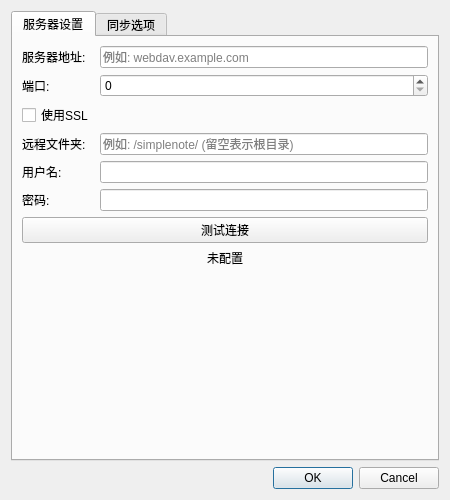
<?xml version="1.0" encoding="UTF-8"?>
<ui version="4.0">
 <class>WebDAVConfigDialog</class>
 <widget class="QDialog" name="WebDAVConfigDialog">
  <property name="geometry">
   <rect>
    <x>0</x>
    <y>0</y>
    <width>450</width>
    <height>500</height>
   </rect>
  </property>
  <property name="windowTitle">
   <string>WebDAV云同步配置</string>
  </property>
  <layout class="QVBoxLayout" name="verticalLayout">
   <item>
    <widget class="QTabWidget" name="tabWidget">
     <property name="currentIndex">
      <number>0</number>
     </property>
     <widget class="QWidget" name="tabServer">
      <attribute name="title">
       <string>服务器设置</string>
      </attribute>
      <layout class="QFormLayout" name="formLayout">
       <item row="0" column="0">
        <widget class="QLabel" name="label">
         <property name="text">
          <string>服务器地址:</string>
         </property>
        </widget>
       </item>
       <item row="0" column="1">
        <widget class="QLineEdit" name="serverUrlEdit">
         <property name="placeholderText">
          <string>例如: webdav.example.com</string>
         </property>
        </widget>
       </item>
       <item row="1" column="0">
        <widget class="QLabel" name="label_2">
         <property name="text">
          <string>端口:</string>
         </property>
        </widget>
       </item>
       <item row="1" column="1">
        <widget class="QSpinBox" name="portSpinBox">
         <property name="minimum">
          <number>0</number>
         </property>
         <property name="maximum">
          <number>65535</number>
         </property>
         <property name="value">
          <number>0</number>
         </property>
        </widget>
       </item>
       <item row="2" column="0">
        <widget class="QCheckBox" name="sslCheckBox">
         <property name="text">
          <string>使用SSL</string>
         </property>
        </widget>
       </item>
       <item row="3" column="0">
        <widget class="QLabel" name="label_3">
         <property name="text">
          <string>远程文件夹:</string>
         </property>
        </widget>
       </item>
       <item row="3" column="1">
        <widget class="QLineEdit" name="remoteFolderEdit">
         <property name="placeholderText">
          <string>例如: /simplenote/ (留空表示根目录)</string>
         </property>
        </widget>
       </item>
       <item row="4" column="0">
        <widget class="QLabel" name="label_4">
         <property name="text">
          <string>用户名:</string>
         </property>
        </widget>
       </item>
       <item row="4" column="1">
        <widget class="QLineEdit" name="usernameEdit"/>
       </item>
       <item row="5" column="0">
        <widget class="QLabel" name="label_5">
         <property name="text">
          <string>密码:</string>
         </property>
        </widget>
       </item>
       <item row="5" column="1">
        <widget class="QLineEdit" name="passwordEdit">
         <property name="echoMode">
          <enum>QLineEdit::Password</enum>
         </property>
        </widget>
       </item>
       <item row="6" column="0" colspan="2">
        <widget class="QPushButton" name="testConnectionButton">
         <property name="text">
          <string>测试连接</string>
         </property>
         <property name="icon">
          <iconset theme="network-server"/>
         </property>
        </widget>
       </item>
       <item row="7" column="0" colspan="2">
        <widget class="QLabel" name="connectionStatusLabel">
         <property name="text">
          <string>未配置</string>
         </property>
         <property name="alignment">
          <set>Qt::AlignCenter</set>
         </property>
        </widget>
       </item>
      </layout>
     </widget>
     <widget class="QWidget" name="tabSyncOptions">
      <attribute name="title">
       <string>同步选项</string>
      </attribute>
      <layout class="QVBoxLayout" name="verticalLayout_2">
       <item>
        <widget class="QGroupBox" name="groupBox">
         <property name="title">
          <string>同步方向</string>
         </property>
         <layout class="QVBoxLayout" name="verticalLayout_3">
          <item>
           <widget class="QRadioButton" name="twoWayRadio">
            <property name="text">
             <string>双向同步（本地和远程互相更新）</string>
            </property>
            <property name="checked">
             <bool>true</bool>
            </property>
           </widget>
          </item>
          <item>
           <widget class="QRadioButton" name="uploadRadio">
            <property name="text">
             <string>仅上传（本地到远程）</string>
            </property>
           </widget>
          </item>
          <item>
           <widget class="QRadioButton" name="downloadRadio">
            <property name="text">
             <string>仅下载（远程到本地）</string>
            </property>
           </widget>
          </item>
         </layout>
        </widget>
       </item>
       <item>
        <widget class="QGroupBox" name="groupBox_2">
         <property name="title">
          <string>自动同步</string>
         </property>
         <layout class="QVBoxLayout" name="verticalLayout_4">
          <item>
           <widget class="QCheckBox" name="autoSyncCheckBox">
            <property name="text">
             <string>启用自动同步</string>
            </property>
           </widget>
          </item>
          <item>
           <layout class="QHBoxLayout" name="horizontalLayout">
            <item>
             <widget class="QLabel" name="label_6">
              <property name="text">
               <string>同步间隔:</string>
              </property>
             </widget>
            </item>
            <item>
             <widget class="QSpinBox" name="syncIntervalSpinBox">
              <property name="suffix">
               <string> 分钟</string>
              </property>
              <property name="minimum">
               <number>1</number>
              </property>
              <property name="maximum">
               <number>1440</number>
              </property>
              <property name="value">
               <number>30</number>
              </property>
             </widget>
            </item>
            <item>
             <spacer name="horizontalSpacer">
              <property name="orientation">
               <enum>Qt::Horizontal</enum>
              </property>
              <property name="sizeHint" stdset="0">
               <size>
                <width>40</width>
                <height>20</height>
               </size>
              </property>
             </spacer>
            </item>
           </layout>
          </item>
         </layout>
        </widget>
       </item>
       <item>
        <layout class="QHBoxLayout" name="horizontalLayout_2">
         <item>
          <widget class="QPushButton" name="syncNowButton">
           <property name="text">
            <string>立即同步</string>
           </property>
           <property name="icon">
            <iconset theme="view-refresh"/>
           </property>
          </widget>
         </item>
         <item>
          <spacer name="horizontalSpacer_2">
           <property name="orientation">
            <enum>Qt::Horizontal</enum>
           </property>
           <property name="sizeHint" stdset="0">
            <size>
             <width>40</width>
             <height>20</height>
            </size>
           </property>
          </spacer>
         </item>
        </layout>
       </item>
       <item>
        <widget class="QLabel" name="lastSyncLabel">
         <property name="text">
          <string>上次同步: 从未同步</string>
         </property>
        </widget>
       </item>
       <item>
        <widget class="QProgressBar" name="syncProgressBar">
         <property name="value">
          <number>0</number>
         </property>
         <property name="textVisible">
          <bool>true</bool>
         </property>
        </widget>
       </item>
       <item>
        <widget class="QLabel" name="syncStatusLabel">
         <property name="text">
          <string>同步状态: 未配置</string>
         </property>
        </widget>
       </item>
       <item>
        <spacer name="verticalSpacer">
         <property name="orientation">
          <enum>Qt::Vertical</enum>
         </property>
         <property name="sizeHint" stdset="0">
          <size>
           <width>20</width>
           <height>40</height>
          </size>
         </property>
        </spacer>
       </item>
      </layout>
     </widget>
    </widget>
   </item>
   <item>
    <widget class="QDialogButtonBox" name="buttonBox">
     <property name="orientation">
      <enum>Qt::Horizontal</enum>
     </property>
     <property name="standardButtons">
      <set>QDialogButtonBox::Cancel|QDialogButtonBox::Ok</set>
     </property>
    </widget>
   </item>
  </layout>
 </widget>
 <resources/>
 <connections>
  <connection>
   <sender>buttonBox</sender>
   <signal>accepted()</signal>
   <receiver>WebDAVConfigDialog</receiver>
   <slot>accept()</slot>
   <hints>
    <hint type="sourcelabel">
     <x>248</x>
     <y>254</y>
    </hint>
    <hint type="destinationlabel">
     <x>157</x>
     <y>274</y>
    </hint>
   </hints>
  </connection>
  <connection>
   <sender>buttonBox</sender>
   <signal>rejected()</signal>
   <receiver>WebDAVConfigDialog</receiver>
   <slot>reject()</slot>
   <hints>
    <hint type="sourcelabel">
     <x>316</x>
     <y>260</y>
    </hint>
    <hint type="destinationlabel">
     <x>286</x>
     <y>274</y>
    </hint>
   </hints>
  </connection>
 </connections>
</ui> 
